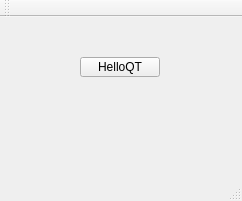
<?xml version="1.0" encoding="UTF-8"?>
<ui version="4.0">
 <class>MainWindow</class>
 <widget class="QMainWindow" name="MainWindow">
  <property name="geometry">
   <rect>
    <x>0</x>
    <y>0</y>
    <width>242</width>
    <height>201</height>
   </rect>
  </property>
  <property name="windowTitle">
   <string>MainWindow</string>
  </property>
  <widget class="QWidget" name="centralWidget">
   <widget class="QPushButton" name="pushButton">
    <property name="geometry">
     <rect>
      <x>80</x>
      <y>40</y>
      <width>80</width>
      <height>20</height>
     </rect>
    </property>
    <property name="text">
     <string>HelloQT</string>
    </property>
   </widget>
  </widget>
  <widget class="QMenuBar" name="menuBar">
   <property name="geometry">
    <rect>
     <x>0</x>
     <y>0</y>
     <width>242</width>
     <height>21</height>
    </rect>
   </property>
  </widget>
  <widget class="QToolBar" name="mainToolBar">
   <attribute name="toolBarArea">
    <enum>TopToolBarArea</enum>
   </attribute>
   <attribute name="toolBarBreak">
    <bool>false</bool>
   </attribute>
  </widget>
  <widget class="QStatusBar" name="statusBar"/>
 </widget>
 <layoutdefault spacing="6" margin="11"/>
 <resources/>
 <connections/>
</ui>
